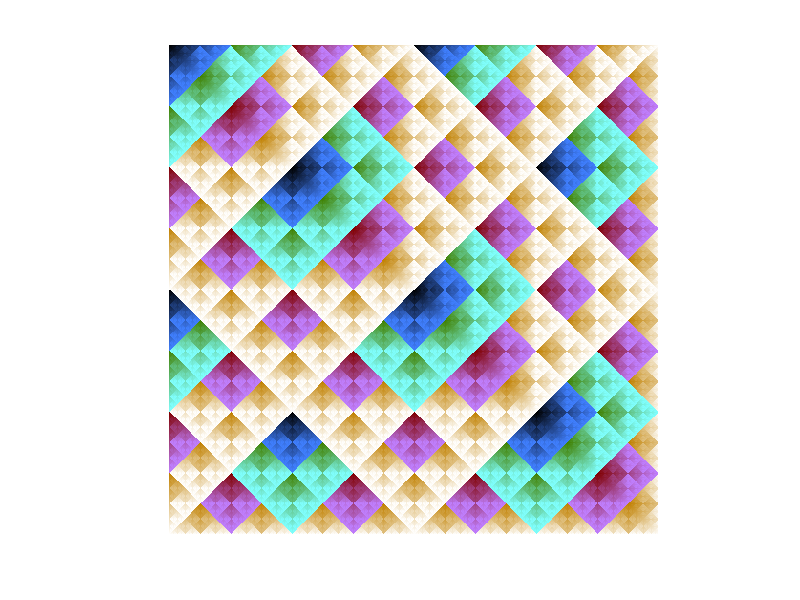

MATLAB code for this plot:
function binarypatterns
% binary patterns
% from the book Java Complete Reference
HEIGHT = 512;
WIDTH = 512;
MAX_PATTERN = 9;
% get user input from command window
choice = getUserInput(['Enter a choice from 1 to ' num2str(MAX_PATTERN) ...
    '\n'] , 1, MAX_PATTERN);
img = zeros(HEIGHT,WIDTH,3);
switch choice
    case 1
        func1 = @(m,n)(bitand(bitxor(n,m),255));
        func2 = @(m,n)(bitand(bitxor(n,m),255));
        func3 = @(m,n)(bitand(bitxor(m,n),255));
    case 2
        func1 = @(m,n)(bitand(bitxor(n,m),255));
        func2 = @(m,n)(bitand(bitxor(m ,n),255));
        func3 = @(m,n)(bitand(bitxor(2*m,2*n),255));
    case 3
        func1 = @(m,n)(bitand(bitxor(2*n,2*m),255));
        func2 = @(m,n)(bitand(bitxor(m,n),255));
        func3 = @(m,n)(bitand(bitxor(4*m,4*n),255));
    case 4
        func1 = @(m,n)(bitand(bitxor(n,m),255));
        func2 = @(m,n)(bitand(bitxor(m,n),255));
        func3 = @(m,n)(bitand(bitxor(4*n,4*m),255));
    case 5
        func1 = @(m,n)(bitand(bitor(abs(m-n),abs(-n-m)),255));
        func2 = @(m,n)(bitand(bitor(2*abs(n-m),2*abs(m+n)),255));
        func3 = @(m,n)(bitand(bitor(4*abs(m+n),4*abs(n-m)),255));
    case 6
        func1 = @(m,n)(bitand(bitor(abs(m-n),abs(-n-m)),255));
        func2 = @(m,n)(bitand(bitor(abs(n-m),abs(m+n)),255));
        func3 = @(m,n)(bitand(bitxor(2*abs(m+n),2*abs(n-m)),255));
    case 7
        func1 = @(m,n)(bitand(bitor(m,abs(-m+n)),255));
        func2 = @(m,n)(bitand(bitor(m,abs(m+n)),255));
        func3 = @(m,n)(bitand(bitxor(n,abs(n-m)),255));
    case 8
        func1 = @(m,n)(bitand(bitor(m,n),255));
        func2 = @(m,n)(bitand(bitor(2*m,2*n),255));
        func3 = @(m,n)(bitand(bitor(4*m,4*n),255));
    case 9
        func1 = @(m,n)(bitand(bitxor(m,n),255));
        func2 = @(m,n)(bitand(bitxor(2*m,2*n),255));
        func3 = @(m,n)(bitand(bitxor(4*m,4*n),255));
end

for m = 1:HEIGHT
    for n = 1:WIDTH
        a = m-1;
        b = n-1;
        img(m,n,1) = func1(a,b);
        img(m,n,2) = func2(a,b);
        img(m,n,3) = func3(a,b);
    end
end
img8 = uint8(img);
image(img8);
axis image off
set(gcf,'color',[1 1 1]);
imwrite(img8,['texture' num2str(choice) '.png'],'png');
end

function choice = getUserInput(promptStr, minNum, maxNum)
% return the user input and check the range of input
choice = input(promptStr);
if isempty(choice) || ~isnumeric(choice)
    error('enter a number');
elseif (choice < minNum) || (choice > maxNum)
    error(['enter a number between 1 to ' num2str(maxNum)]);
elseif isfloat(choice)
    %if choice is floating point value then truncate the fractional part
    choice = choice - mod(choice,1);
end
end
